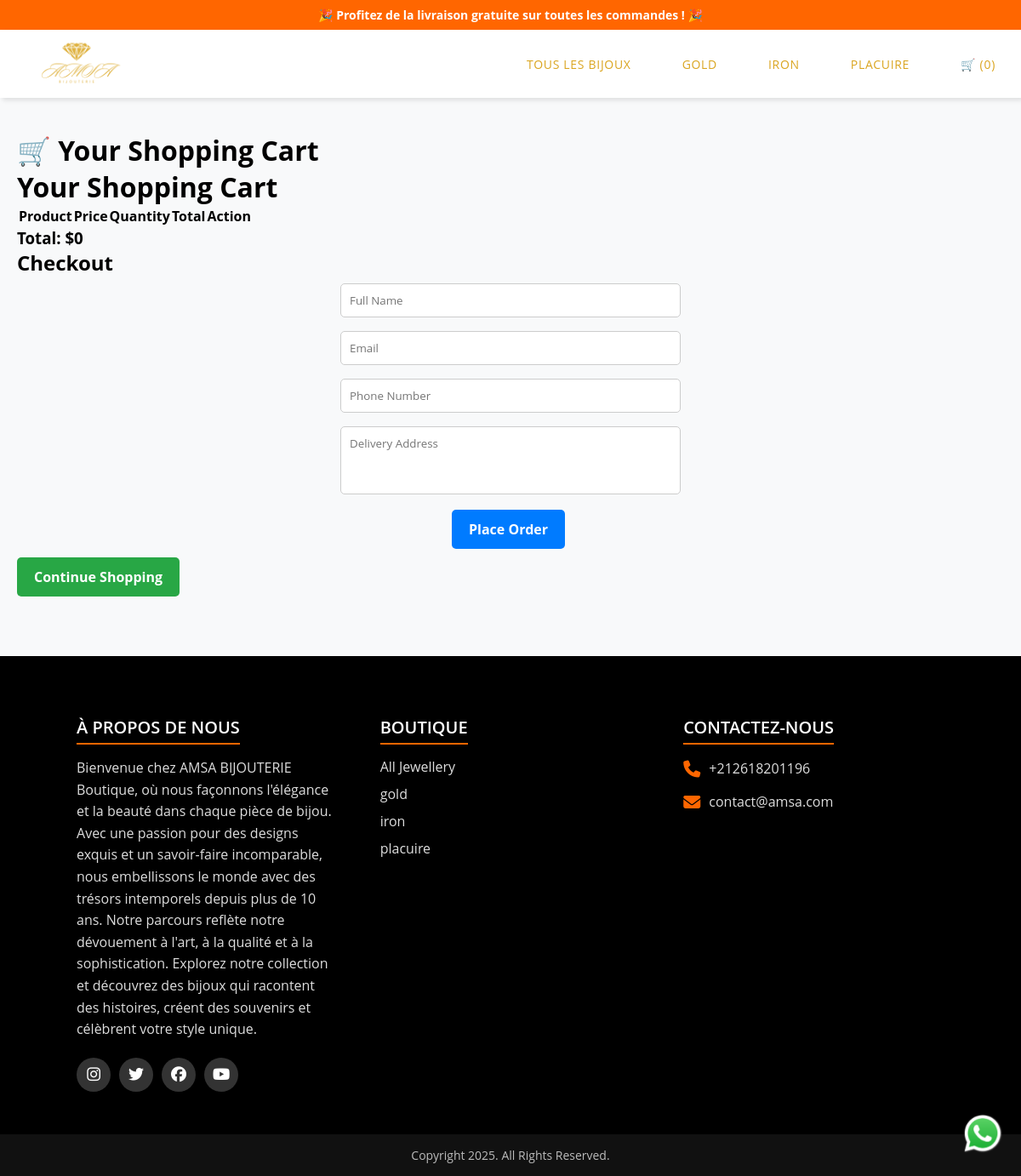
Page /cart/ on the committed database.
### products/models.py (models this page shows, shortened)
class Category(models.Model):
    name = models.CharField(max_length=255)
    description = models.TextField(blank=True, null=True)
    image = models.ImageField(upload_to='categories/', blank=True, null=True)

### cart/views.py (the view)
# urls.py: path('', cart_detail, name='cart_detail'),
def cart_detail(request):
    cart = Cart(request)
    return render(request, 'cart/cart_detail.html', {'cart': cart})

### cart/cart.py (called while the page is built)
    def __iter__(self):
        product_ids = self.cart.keys()
        products = Product.objects.filter(id__in=product_ids)
        for product in products:
            self.cart[str(product.id)]['product'] = product
        for item in self.cart.values():
            item['total_price'] = Decimal(item['price']) * item['quantity']
            yield item

    def get_total_price(self):
        return sum(Decimal(item['price']) * item['quantity'] for item in self.cart.values() if item['quantity'] > 0)

### products/context_processors.py (called while the page is built)
def category_links(request):
    return {'categories': Category.objects.all()}

### templates/cart/cart_detail.html (shortened to what this page needs)
{% extends 'base.html' %}
{% load static %}
{% block content %}
<div id="pr">
    <div class="cart-container">
        <h1 class="cart-title">🛒 Your Shopping Cart</h1>
        {% if cart %}
            <div class="cart-table">
                <table>
                    <thead>
                        <tr>
                            <th>Product</th>
                            <th>Price</th>
                            <th>Quantity</th>
                            <th>Total</th>
                            <th>Action</th>
                        </tr>
                    </thead>
                    <tbody>
                        <div class="cart-container">
                            <h1>Your Shopping Cart</h1>
                        </div>
                    </tbody>
                </table>
            </div>
            <div class="cart-summary">
                <h3>Total: <span class="cart-total">${{ cart.get_total_price }}</span></h3>
                <h2>Checkout</h2>
                <form method="post" action="{% url 'checkout' %}" class="checkout-form">
                    <input type="text" name="name" placeholder="Full Name" required>
                    <input type="email" name="email" placeholder="Email" required>
                    <input type="text" name="phone" placeholder="Phone Number" required>
                    <textarea name="address" placeholder="Delivery Address" required></textarea>
                    <button type="submit" class="btn btn-primary">Place Order</button>
                </form>
                <a href="{% url 'product_list' %}" class="btn btn-secondary">Continue Shopping</a>
            </div>
        {% else %}
            <div class="cart-empty">
                <p>Your cart is empty. 😢</p>
                <a href="{% url 'product_list' %}" class="btn btn-primary">Shop Now</a>
            </div>
        {% endif %}
    </div>
</div>
{% endblock %}

### templates/partials/navbar.html (shortened to what this page needs)
{% load static %}
<nav class="navbar">
    <ul>
        <li>
            <a href="{% url 'index' %}"><img src="{% static 'images/logo.png' %}" alt="AMSA Logo" /></a>
        </li>
        <li class="hideOnMobile"><a href="{% url 'product_list' %}">Tous les bijoux</a></li>
        {% for category in categories %}
            <li class="hideOnMobile"><a href="{% url 'product_list' %}?category={{ category.id }}">{{ category.name }}</a></li>
        {% endfor %}
        <li class="cart-icon">
            <a href="#" id="toggle-cart">
                🛒 (<span id="cart-count">{{ request.session.cart|length }}</span>)
            </a>
        </li>
    </ul>
</nav>

### templates/partials/footer.html
{% load static %}
<footer>
    <div class="container" style="margin-top: 20px; background-color: black;">
      <div class="sec">
        <h2>À propos de nous</h2>
        <p>
          Bienvenue chez AMSA BIJOUTERIE Boutique, où nous façonnons l'élégance et la beauté dans chaque pièce de bijou.
          Avec une passion pour des designs exquis et un savoir-faire incomparable, nous embellissons le monde avec des trésors intemporels depuis plus de 10 ans.
          Notre parcours reflète notre dévouement à l'art, à la qualité et à la sophistication.
          Explorez notre collection et découvrez des bijoux qui racontent des histoires, créent des souvenirs et célèbrent votre style unique.
        </p>
        <ul class="sci">
          <li>
            <a href="https://www.instagram.com/adeshdatir_99/"><i class="fa-brands fa-instagram"></i></a>
          </li>
          <li>
            <a href="https://twitter.com/adeshdatir"><i class="fa-brands fa-twitter"></i></a>
          </li>
          <li>
            <a href="https://www.facebook.com/adesh.datir.99/"><i class="fa-brands fa-facebook"></i></a>
          </li>
          <li>
            <a href="https://www.youtube.com/channel/UCY2yJpYNDkmM-ivvlpEtsSg/videos"><i class="fa-brands fa-youtube"></i></a>
          </li>
        </ul>
      </div>
      <div class="sec quicklinks">
        <h2>Boutique</h2>
        <ul>
          <li><a href="{% url 'product_list' %}">All Jewellery</a></li>
          {% for category in categories %}
            <li><a href="{% url 'product_list' %}?category={{ category.id }}">{{ category.name }}</a></li>
          {% endfor %}
        </ul>
      </div>
      <div class="sec contact">
        <h2>Contactez-nous</h2>
        <ul class="info">
          <li>
            <span><i class="fa-solid fa-phone"></i></span>
            <p><a href="tel: +919881852058">+212618201196</a></p>
          </li>
          <li>
            <span><i class="fa-solid fa-envelope"></i></span>
            <p>
              <a href="mailto: adeshdatir99@gmail.com"
                >contact@amsa.com</a
              >
            </p>
          </li>
        </ul>
      </div>
    </div>
</footer>
<div class="copyrightText">
    <p>Copyright 2025. All Rights Reserved.</p>
</div>
<div class="whatsapp_float">
    <a href="https://wa.me/+212618201196">
        <img src="{% static 'images/whatsapp.webp' %}" alt="" />
    </a>
</div>

### static/css/style.css (style rules this page uses)
* { margin: 0; padding: 0; box-sizing: border-box; font-family: "Open Sans", "snas-serif"; }
body, html { width: 100%; height: 100%; overflow-x: hidden; }
nav { background-color: white; box-shadow: 3px 3px 5px rgba(0, 0, 0, 0.1); }
nav img { max-width: 120px; }
nav ul { width: 100%; list-style: none; display: flex; justify-content: flex-end; align-items: center; }
nav li { height: 80px; text-transform: uppercase; font-weight: 400; font-size: 14px; letter-spacing: 0.05em; }
nav a { height: 100%; padding: 0 30px; text-decoration: none; display: flex; align-items: center; color: #daa520; }
nav li:first-child { margin-right: auto; }
.container { width: 100%; height: 90vh; background-color: #000; overflow: hidden; }
.btn { display: inline-block; padding: 10px 20px; background: #ff6600; color: white; text-decoration: none; font-size: 1rem; border-radius: 5px; transition: background 0.3s ease; }
footer { position: relative; width: 100%; padding: 40px 80px; background: #000; margin-top: 50px; color: #fff; }
footer .container { display: grid; grid-template-columns: repeat(3, 1fr); gap: 30px; align-items: start; height: auto; }
footer .container .sec { padding: 10px; }
footer .container .sec h2 { font-size: 20px; font-weight: 600; margin-bottom: 15px; text-transform: uppercase; border-bottom: 2px solid #ff6600; display: inline-block; padding-bottom: 5px; }
footer .container .sec p { font-size: 16px; color: #ddd; line-height: 1.6; }
footer .container .sci { display: flex; gap: 10px; margin-top: 20px; }
footer .container .sci li { list-style: none; }
footer .container .sci li a { display: flex; width: 40px; height: 40px; background: #333; border-radius: 50%; align-items: center; justify-content: center; text-decoration: none; transition: background 0.3s ease; }
footer .container .sci li a i { color: #fff; font-size: 18px; }
footer .container .quicklinks ul { padding: 0; }
footer .container .quicklinks ul li { list-style: none; margin-bottom: 10px; }
footer .container .quicklinks ul li a { color: #ddd; text-decoration: none; font-size: 16px; transition: color 0.3s ease; }
footer .container .contact .info li { display: flex; align-items: center; gap: 10px; margin-bottom: 12px; }
footer .container .contact .info li span { font-size: 20px; color: #ff6600; }
footer .container .contact .info li a { color: #ddd; text-decoration: none; font-size: 16px; transition: color 0.3s ease; }
.copyrightText { width: 100%; background: #111; padding: 15px; text-align: center; color: #bbb; font-size: 14px; }
.whatsapp_float { position: fixed; bottom: 20px; right: 20px; z-index: 1000; }
.whatsapp_float img { width: 50px; height: 50px; cursor: pointer; }
#pr { margin-top: 20px; padding: 20px; }

### static/style.css (style rules this page uses)
body { font-family: 'Arial', ecans-serif; margin: 0; padding: 0; background: #f8f9fa; }
.btn { display: inline-block; padding: 12px 20px; margin: 10px 0; font-weight: bold; cursor: pointer; border-radius: 5px; text-decoration: none; transition: background 0.3s; }
.btn-primary { background-color: #007bff; color: white; }
.btn-secondary { background-color: #28a745; color: white; }
.btn { display: inline-block; padding: 12px 20px; margin: 10px 5px 0 0; border-radius: 5px; text-decoration: none; font-weight: bold; cursor: pointer; transition: 0.3s ease; }
.btn-primary { background: #007bff; color: white; border: none; }
.btn-secondary { background: #28a745; color: white; border: none; }
.checkout-form { display: flex; flex-direction: column; align-items: center; }
.checkout-form input, .checkout-form textarea { width: 100%; max-width: 400px; padding: 10px; margin: 8px 0; border: 1px solid #ccc; border-radius: 5px; }
.checkout-form textarea { height: 80px; resize: none; }

### rows in the picture
Category: name "GOLD", name "gold"
Category: name "IRON", name "iron"
Category: name "PLACUIRE", name "placuire"

### other values in the picture
{{ request.session.cart|length }} "0"
{{ cart.get_total_price }} "0"
